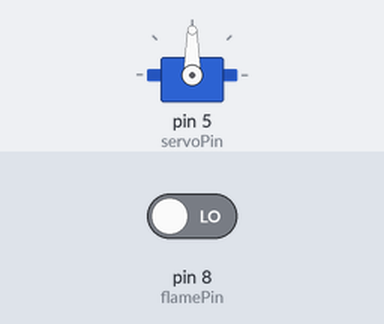
This sketch was run on a simulated Arduino Uno, built with avr-gcc and run on an emulated ATmega328P. Parts: servo. The test bench sets the inputs (shaded band); at power-on: pin 8 (flamePin) LOW.

Above: at 1.7 s.
1.8 s: pin 8 (flamePin) driven HIGH
At 2.8 s:
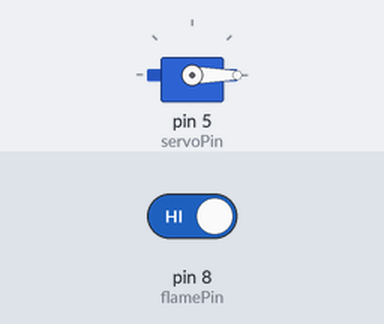
Timing chart, 0 to 4.8 s (numbered marks = the images above; inputs shaded):
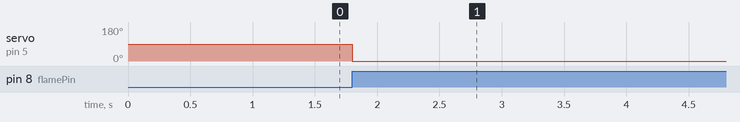

The sketch:

fire_extinguisher.ino
```cpp
/*
  Arduino Fire Extinguisher
  ==========================
  Flame-detecting servo mechanism that automatically responds to fire.
  Flame sensor→D8, Servo→D5.
*/
#include <Servo.h>
const int flamePin=8,servoPin=5;
Servo myServo;
int currentPos=90;bool flipped=false;
void setup(){pinMode(flamePin,INPUT);myServo.attach(servoPin);myServo.write(currentPos);delay(500);}
void loop(){
  int flameState=digitalRead(flamePin);
  if(flameState==HIGH&&!flipped){currentPos=constrain(currentPos-230,0,180);myServo.write(currentPos);flipped=true;delay(500);}
  else if(flameState==LOW&&flipped){currentPos=constrain(currentPos+85,0,180);myServo.write(currentPos);flipped=false;delay(500);}
}
```

Measured:
- after the input at 1.8 s, servo on pin 5 (servoPin): 90° → 0° at once
